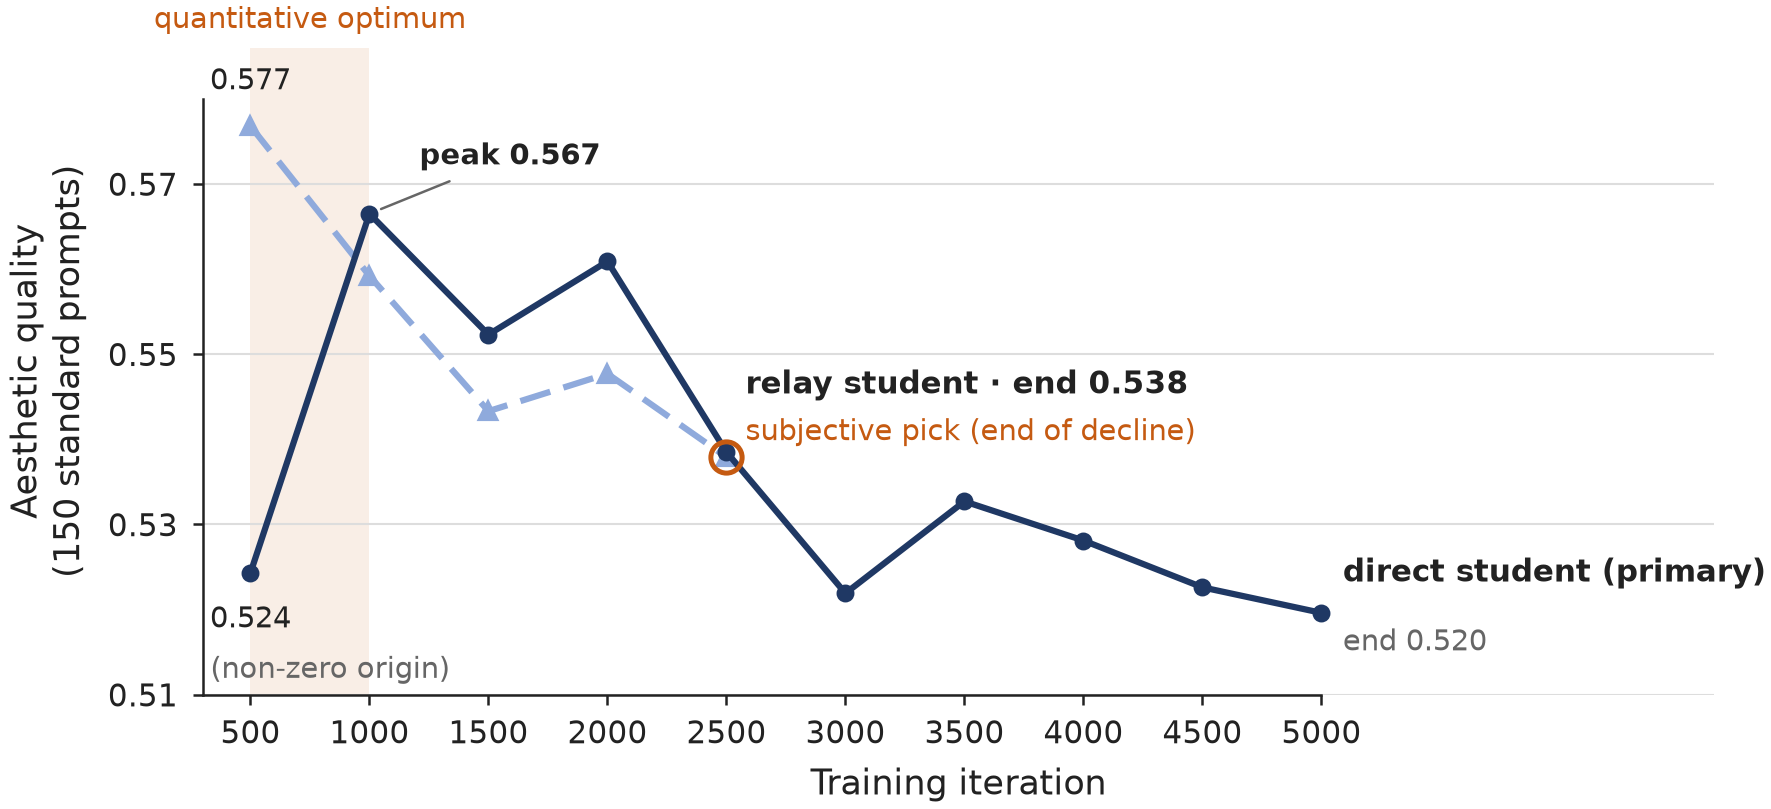

Source code (Python):
"""F4: full-sweep aesthetic trajectories — relay (5 ckpts) vs direct (10 ckpts).

Every plotted number is transcribed verbatim from frozen local sources:
  relay student W7 (500-2500):
      experiments/results/2026-07-14-e0-full-table-g1.md, E0 q150 table lines 11-15 (aes col);
      cross-checked against 2026-07-25 note line 19 (@500 0.577 / @1000 0.559)
  direct student E1a (500-5000, single-seed sweep, pattern reference only):
      experiments/results/acceptance-log.md, row #12 (line 25), parenthesized
      E1a aes full trajectory "@500 0.5243/.../@5000 0.5196"
  quantitative-optimum band 500-1000 and subjective pick @2500:
      2026-07-14-e0-full-table-g1.md lines 28 ("质量最优在 @500-@1000") and
      15 ("@2500(肉眼最佳)")
"""
import matplotlib.pyplot as plt
from figstyle import (NAVY, NAVY_SOFT, ORANGE, GRAY, INK,
                      FULL_W, apply_style, save, ygrid, nonzero_note)

OUT = "/Users/x3y/Desktop/ChenQingzhan-DMD-distillation/figures"

RELAY_X = [500, 1000, 1500, 2000, 2500]
# 2026-07-14-e0-full-table-g1.md L11-L15
RELAY_Y = [0.5768, 0.5592, 0.5433, 0.5477, 0.5379]

DIRECT_X = [500, 1000, 1500, 2000, 2500, 3000, 3500, 4000, 4500, 5000]
# acceptance-log.md L25 (row #12)
DIRECT_Y = [0.5243, 0.5665, 0.5523, 0.5609, 0.5385,
            0.5219, 0.5327, 0.5281, 0.5226, 0.5196]


def main():
    apply_style()
    fig, ax = plt.subplots(figsize=(FULL_W, 2.8))

    # quantitative-optimum region (light orange background band, 500-1000)
    ax.axvspan(500, 1000, color=ORANGE, alpha=0.10, lw=0, zorder=0)
    ax.text(750, 0.5875, "quantitative optimum", fontsize=7, color=ORANGE,
            ha="center", va="bottom", clip_on=False)

    ax.plot(DIRECT_X, DIRECT_Y, color=NAVY, lw=1.5, marker="o", ms=3.3,
            zorder=5, clip_on=False)
    ax.plot(RELAY_X, RELAY_Y, color=NAVY_SOFT, lw=1.5, ls=(0, (5, 2.2)),
            marker="^", ms=3.8, zorder=4, clip_on=False)

    # relay endpoint: orange open ring = subjective pick (warning highlight)
    ax.plot([2500], [RELAY_Y[-1]], marker="o", ms=7.5, mfc="none",
            mec=ORANGE, mew=1.2, zorder=6, clip_on=False)

    # ---- key-point labels (first/last values and peaks only) ----
    ax.text(500, 0.5768 + 0.0035, "0.577", fontsize=7, color=INK,
            ha="center", va="bottom")
    ax.annotate("peak 0.567", xy=(1000, 0.5665), xytext=(1210, 0.5723),
                fontsize=7, color=INK, fontweight="bold",
                arrowprops=dict(arrowstyle="-", color=GRAY, lw=0.6,
                                shrinkA=1, shrinkB=3))
    ax.text(500, 0.5243 - 0.0038, "0.524", fontsize=7, color=INK,
            ha="center", va="top")

    # relay line-end block
    ax.text(2580, 0.5445, "relay student · end 0.538", fontsize=7.5,
            color=INK, ha="left", va="bottom", fontweight="bold")
    ax.text(2580, 0.5425, "subjective pick (end of decline)", fontsize=7,
            color=ORANGE, ha="left", va="top")

    # direct line-end block
    ax.text(5090, 0.5196 + 0.0028, "direct student (primary)", fontsize=7.5,
            color=INK, ha="left", va="bottom", fontweight="bold")
    ax.text(5090, 0.5178, "end 0.520", fontsize=7, color=GRAY,
            ha="left", va="top")

    ax.set_xlim(300, 6650)
    ax.set_ylim(0.510, 0.586)
    ax.set_xticks([500, 1000, 1500, 2000, 2500, 3000, 3500, 4000, 4500, 5000])
    ax.set_yticks([0.51, 0.53, 0.55, 0.57])
    ax.set_xlabel("Training iteration")
    ax.set_ylabel("Aesthetic quality\n(150 standard prompts)")
    ax.spines["left"].set_bounds(0.51, 0.58)
    ax.spines["bottom"].set_bounds(300, 5000)
    ygrid(ax)
    nonzero_note(ax)

    save(fig, "fig4_sweep_curves", OUT)


if __name__ == "__main__":
    main()
